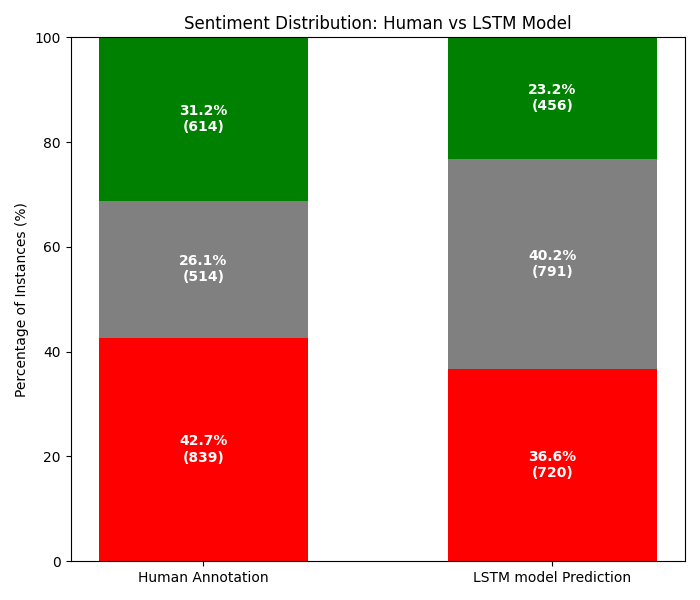

Here is the Python script that generated this plot:
# KERAS WORD TOKENIZER + LSTM

import numpy as np, pandas as pd, torch, torch.nn as nn
from torch.utils.data import Dataset, DataLoader
from sklearn.preprocessing import LabelEncoder
from sklearn.model_selection import train_test_split
from sklearn.metrics import f1_score
import matplotlib.pyplot as plt
from tensorflow.keras.preprocessing.text import Tokenizer
from tensorflow.keras.preprocessing.sequence import pad_sequences
import random
import numpy as np
import pandas as pd
import matplotlib.pyplot as plt

# -------------------------
# Load Data
# -------------------------
df = pd.read_excel(
    "original data\TweeterManglishDS - filtered.xlsx"
)[['comment/tweet','majority_sent']].dropna()

df.columns = ['text','label']

le = LabelEncoder()
df['y'] = le.fit_transform(df['label'])
X = df['text']
y = df['y']

num_classes = len(le.classes_)

SEED = 42
random.seed(SEED)
np.random.seed(SEED)
torch.manual_seed(SEED)

X_train, X_test, y_train, y_test = train_test_split(
    X, y,
    test_size=0.2,
    stratify=y,
    random_state=SEED
)



# -------------------------
# Keras Tokenizer
# -------------------------
tk = Tokenizer(num_words=20000, oov_token="<OOV>")
tk.fit_on_texts(X_train)

X_train = pad_sequences(tk.texts_to_sequences(X_train), maxlen=100)
X_test  = pad_sequences(tk.texts_to_sequences(X_test),  maxlen=100)

# -------------------------
# Dataset
# -------------------------
class DS(Dataset):
    def __init__(self, X, y):
        self.X = torch.tensor(X, dtype=torch.long)
        self.y = torch.tensor(y.values, dtype=torch.long)  # ✅ FIX

    def __len__(self):
        return len(self.y)

    def __getitem__(self, i):
        return self.X[i], self.y[i]

train_loader = DataLoader(DS(X_train, y_train), batch_size=32, shuffle=True)
test_loader  = DataLoader(DS(X_test, y_test), batch_size=32)

# -------------------------
# LSTM Model
# -------------------------
class TextLSTM(nn.Module):
    def __init__(self):
        super().__init__()
        self.emb = nn.Embedding(20000, 128)
        self.lstm = nn.LSTM(
            input_size=128,
            hidden_size=128,
            batch_first=True
        )
        self.fc = nn.Linear(128, num_classes)

    def forward(self, x):
        x = self.emb(x)
        _, (h_n, _) = self.lstm(x)
        return self.fc(h_n[-1])

model = TextLSTM()
opt = torch.optim.Adam(model.parameters(), lr=1e-3)
loss_fn = nn.CrossEntropyLoss()

# -------------------------
# Train
# -------------------------
for _ in range(5):  # 5 epochs
    for x,y in train_loader:
        opt.zero_grad()
        loss = loss_fn(model(x), y)
        loss.backward()
        opt.step()


from sklearn.metrics import (
    f1_score,
    accuracy_score,
    precision_recall_fscore_support
)


# -------------------------
# Evaluate
# -------------------------
preds, trues = [], []
with torch.no_grad():
    for x, y in test_loader:
        logits = model(x)
        preds.extend(logits.argmax(1).numpy())
        trues.extend(y.numpy())

# Accuracy
accuracy = accuracy_score(trues, preds)

# Precision, Recall, F1 (macro, micro, weighted)
precision_macro, recall_macro, f1_macro, _ = precision_recall_fscore_support(
    trues, preds, average="macro", zero_division=0
)

precision_micro, recall_micro, f1_micro, _ = precision_recall_fscore_support(
    trues, preds, average="micro", zero_division=0
)

precision_weighted, recall_weighted, f1_weighted, _ = precision_recall_fscore_support(
    trues, preds, average="weighted", zero_division=0
)

print(f"Accuracy        : {accuracy:.4f}")
print(f"Precision (Macro): {precision_macro:.4f}")
print(f"Recall (Macro)   : {recall_macro:.4f}")
print(f"F1 (Macro)       : {f1_macro:.4f}")
print(f"F1 (Micro)       : {f1_micro:.4f}")
print(f"F1 (Weighted)    : {f1_weighted:.4f}")

# ===============================================================
# PREPARE SENTIMENT DISTRIBUTIONS
# ===============================================================

# --- Human annotation (test set only) ---
y_true = y_test.values
human_counts = np.bincount(y_true, minlength=num_classes)

# --- Model prediction ---
model_counts = np.bincount(preds, minlength=num_classes)

# Convert to percentages
human_pct = human_counts / human_counts.sum() * 100
model_pct = model_counts / model_counts.sum() * 100

sentiments = le.classes_  # e.g. ['negative','positive','neutral']

# ===============================================================
# STACKED BAR CHART (STYLE MATCHES REFERENCE)
# ===============================================================

fig, ax = plt.subplots(figsize=(7, 6))

x = np.arange(2)  # Human vs Model
bar_width = 0.6

colors = {
    "positive": "green",
    "negative": "red",
    "neutral": "gray"
}

bottom_human = 0
bottom_model = 0

for i, sent in enumerate(sentiments):
    # Human
    ax.bar(
        x[0],
        human_pct[i],
        bottom=bottom_human,
        color=colors[sent],
        width=bar_width
    )
    ax.text(
        x[0],
        bottom_human + human_pct[i] / 2,
        f"{human_pct[i]:.1f}%\n({human_counts[i]})",
        ha="center",
        va="center",
        color="white",
        fontsize=10,
        fontweight="bold"
    )

    # Model
    ax.bar(
        x[1],
        model_pct[i],
        bottom=bottom_model,
        color=colors[sent],
        width=bar_width
    )
    ax.text(
        x[1],
        bottom_model + model_pct[i] / 2,
        f"{model_pct[i]:.1f}%\n({model_counts[i]})",
        ha="center",
        va="center",
        color="white",
        fontsize=10,
        fontweight="bold"
    )

    bottom_human += human_pct[i]
    bottom_model += model_pct[i]

human_pct = human_counts / human_counts.sum() * 100
model_pct = model_counts / model_counts.sum() * 100
sentiments = le.classes_

# -------------------------
# Sentiment Distribution Table
# -------------------------
dist_df = pd.DataFrame({
    "Sentiment": sentiments,
    "Human_Count": human_counts,
    "Human_Percentage": human_pct,
    "Model_Count": model_counts,
    "Model_Percentage": model_pct
})


# ===============================================================
# AXIS & LABELS
# ===============================================================

ax.set_xticks(x)
ax.set_xticklabels(["Human Annotation", "LSTM model Prediction"])
ax.set_ylabel("Percentage of Instances (%)")
ax.set_ylim(0, 100)

ax.set_title("Sentiment Distribution: Human vs LSTM Model")

plt.tight_layout()
plt.show()

# -------------------------
# Save Results
# -------------------------
metrics_df = pd.DataFrame({
    "Model": ["Keras Word Tokenizer + LSTM"],
    "Accuracy": [accuracy],
    "Precision-Macro": [precision_macro],
    "Recall-Macro": [recall_macro],
    "F1-Macro": [f1_macro],
    "F1-Micro": [f1_micro],
    "F1-Weighted": [f1_weighted]
})

with pd.ExcelWriter("Phase 3/Sentiment distribution/Keras Word Token/keras_word_lstm.xlsx", engine="xlsxwriter") as writer:
    metrics_df.to_excel(writer, sheet_name="Metrics", index=False)
    dist_df.to_excel(writer, sheet_name="Sentiment_Distribution", index=False)
